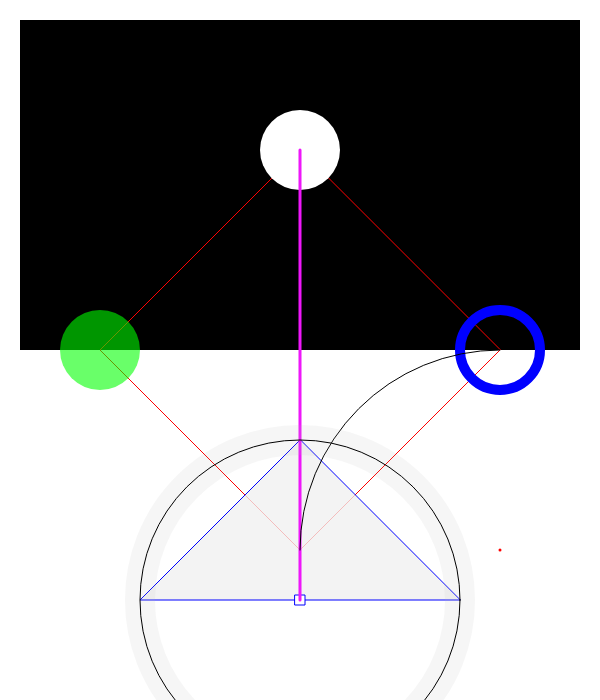
Frame 1 (no input)
Frame 2 (the mouse pressed at the canvas centre, redrawn once): identical to frame 1, image omitted

The p5.js sketch that drew this single still picture (run headless with seeded random() and noise() and a simulated clock; the mouse was pressed at the canvas centre and the sketch redrawn once):

// p5.js sketch
// ── sketch.js
//sketch from creative coding course
function setup() {
  createCanvas(600, 700);
  noLoop();
}

function draw() {
  // set the background to white
 background(255);

 //black rectangle
 fill(0);
 rectMode(CORNER);
 noStroke();
 rect(20, 20, 560, 330);

 //quad
 stroke(255, 0, 0);
 noFill();
 strokeWeight(1);
 quad(300, 150, 100, 350, 300, 550, 500, 350);

 // top circle
 fill(255); // white
 noStroke();
 ellipse(300, 150, 80, 80);

 // left circle
 fill(0, 255, 0, 150);
 noStroke();
 ellipse(100, 350, 80, 80);

 //right circle
 noFill();
 strokeWeight(10);
 stroke(0, 0, 255);
 ellipse(500, 350, 80, 80);
 strokeWeight(1);

 //triangle
 fill(240, 200);
 triangle(300, 440, 140, 600, 460, 600);

 // rectangle on the bottom of a triangle
 fill(255);
 stroke(0, 0, 255);
 rectMode(CENTER);
 rect(300, 600, 10, 10);

 // line between the white circle on top of the quad to the rectangle at the bottom of a triangle
 stroke(238, 23, 250);
 strokeWeight(3);
 line(300, 150, 300, 600);
 strokeWeight(1);

 // arc
 stroke(0);
 noFill();
 arc(500, 550, 400, 400, PI, PI+HALF_PI); // PI and HALF_PI are constants defined by Processing

 // point
 stroke(255, 0, 0);
 strokeWeight(3);
 point(500, 550);
 strokeWeight(1);

 //last circle
 stroke(180, 30);
 strokeWeight(30);
 ellipse(300, 600, 320, 320);

 stroke(0);
 strokeWeight(1);
 ellipse(300, 600, 320, 320);
}
